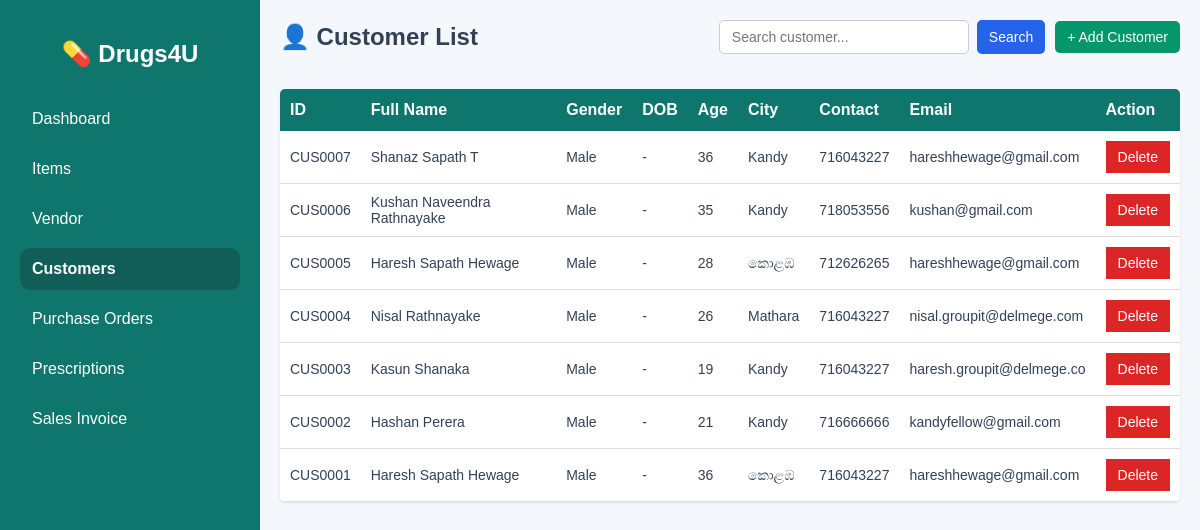
Before: /customer_list.php with the older database file.
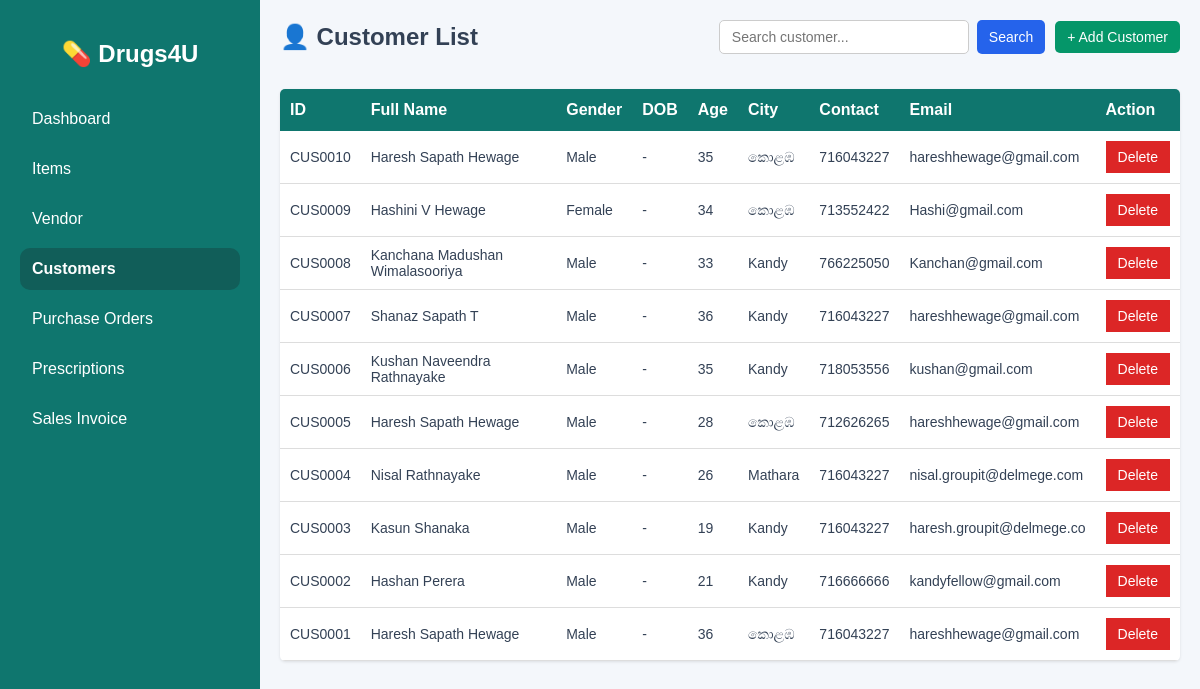
After: the same page with the newer database file.
### tables this page shows
CREATE TABLE `customer` (
  `id` int(11) NOT NULL,
  `cus_id` varchar(18) NOT NULL,
  `f_name` varchar(200) NOT NULL,
  `m_name` varchar(200) NOT NULL,
  `s_name` varchar(200) NOT NULL,
  `fl_name` varchar(350) NOT NULL,
  `gender` varchar(10) NOT NULL,
  `dob` date NOT NULL,
  `age` int(3) NOT NULL,
  `address` varchar(500) NOT NULL,
  `city` varchar(250) NOT NULL,
  `con_no` int(25) NOT NULL,
  `email` varchar(25) NOT NULL,
  `pass` varchar(255) NOT NULL
);

### customer_list.php (the view, shortened to what this page needs)
<?php
include 'connection.php';
function runQuery($conn, $sql){
    $result = mysqli_query($conn, $sql);
    return $result;
}
$search = "";
if (isset($_GET['search']) && $_GET['search'] != "") {
    $search = mysqli_real_escape_string($conn, $_GET['search']);
    $sql = "SELECT * FROM customer
            WHERE cus_id LIKE '%$search%'
            OR fl_name LIKE '%$search%'
            OR email LIKE '%$search%'
            OR con_no LIKE '%$search%'
            ORDER BY cus_id DESC";
} else {
    $sql = "SELECT * FROM customer ORDER BY cus_id DESC";
}
$result = runQuery($conn, $sql);
?>
<!DOCTYPE html>
<html lang="en">
<head>
</head>
<body>
<div class="wrapper">
    <div class="sidebar">
        <h2>💊 Drugs4U</h2>
        <a href="dashboard.php">Dashboard</a>
        <a href="item.php">Items</a>
	    <a href="vendor.php">Vendor</a>
        <a href="customer_list.php" class="active">Customers</a>
        <a href="purchase_order.php">Purchase Orders</a>
        <a href="prescription_list.php">Prescriptions</a>
	<a href="sales_invoice.php">Sales Invoice</a>
    </div>
    <div class="main-content">
        <div class="top-bar">
            <h2>👤 Customer List</h2>
            <div class="action-buttons">
                <form method="GET" class="search-form">
                    <input type="text" name="search" class="search-input" placeholder="Search customer..." value="<?= htmlspecialchars($search); ?>">
                    <button type="submit" class="po-btn">Search</button>
                </form>
                <a href="customer_registration.php">
                    <button type="button" class="grn-btn">+ Add Customer</button>
                </a>
            </div>
        </div>
        <div class="container">
            <div class="table-responsive">
                <table>
                    <thead>
                        <tr>
                            <th>ID</th>
                            <th>Full Name</th>
                            <th>Gender</th>
                            <th>DOB</th>
                            <th>Age</th>
                            <th>City</th>
                            <th>Contact</th>
                            <th>Email</th>
                            <th>Action</th>
                        </tr>
                    </thead>
                    <tbody>
                        <?php if(mysqli_num_rows($result) > 0) { ?>
                            <?php while ($row = mysqli_fetch_assoc($result)) { ?>
                            <tr>
                                <td><?= htmlspecialchars($row['cus_id'] ?? '-'); ?></td>
                                <td><?= htmlspecialchars($row['fl_name'] ?? '-'); ?></td>
                                <td><?= htmlspecialchars($row['gender'] ?? '-'); ?></td>
                                <td><?= htmlspecialchars($row['DOB'] ?? '-'); ?></td>
                                <td><?= htmlspecialchars($row['age'] ?? '-'); ?></td>
                                <td><?= htmlspecialchars($row['city'] ?? '-'); ?></td>
                                <td><?= htmlspecialchars($row['con_no'] ?? '-'); ?></td>
                                <td><?= htmlspecialchars($row['email'] ?? '-'); ?></td>
                                <td>
                                    <div class="action-cell">
                                        <a href="?delete=<?= urlencode($row['cus_id']); ?>" class="del-btn" onclick="return confirm('Delete this customer?')">
                                            <button type="button" class="del-btn">Delete</button>
                                        </a>
                                    </div>
                                </td>
                            </tr>
                            <?php } ?>
                        <?php } else { ?> <tr>
                                <td colspan="9" style="text-align: center; padding: 20px; color: #64748b;">No customers found.</td>
                            </tr>
                        <?php } ?>
                    </tbody>
                </table>
            </div>
        </div>
    </div>
</div>
</body>
</html>

Changed rows visible on the page:
added customer: cus "CUS0010", fl_name "Haresh Sapath Hewage", gender "Male", DOB "-", age "35", city "කොළඹ", con_no "716043227", email "hareshhewage@gmail.com"
added customer: cus "CUS0009", fl_name "Hashini V Hewage", gender "Female", DOB "-", age "34", city "කොළඹ", con_no "713552422", email "Hashi@gmail.com"
added customer: cus "CUS0008", fl_name "Kanchana Madushan Wimalasooriya", gender "Male", DOB "-", age "33", city "Kandy", con_no "766225050", email "Kanchan@gmail.com"
